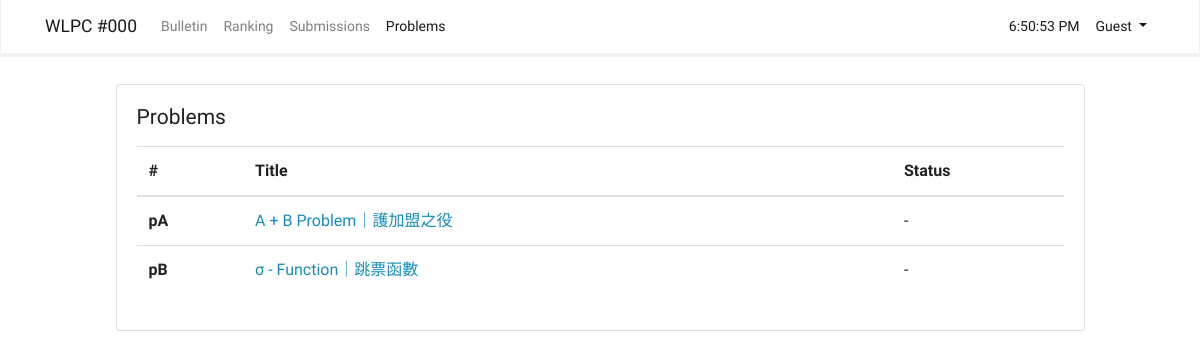
The page /problems on the database its author committed.
### app/models.py (models this page shows, shortened)
class Problem(db.Model):
    __tablename__ = 'problems'
    id = db.Column(db.Integer, primary_key = True)
    title = db.Column(db.String)
    abbr = db.Column(db.String)
    content = db.Column(db.Text)
    content_html = db.Column(db.Text)
    time_limit = db.Column(db.Integer)
    memory_limit = db.Column(db.Integer)
    scoring_script = db.Column(db.Text)
    test_datas = db.relationship('TestData', backref = 'problem')

### app/problem/views.py (the view)
@problem.route('/problems', methods = ['GET', 'POST'])
def problems():
    form = NewProblemField()
    if form.validate_on_submit():
        problem = Problem(abbr = form.abbr.data, title = form.title.data)
        db.session.add(problem)
        db.session.commit()
        return redirect(url_for('problem.show', pid = problem.id))
    problems = Problem.query.order_by(Problem.id).all()
    return render_template('problem/problems.html', current_time = datetime.utcnow(), form = form, problems = problems)

### app/templates/problem/problems.html (shortened to what this page needs)
{% extends "base.html" %}
{% import "_macros.html" as macros %}
{% block page_content %}
<div class="container" style="width: 90%">
    <div class="card">
        <div class="card-body">
            <h4 class="card-title mb-3">Problems</h4>
            <table class="table">
                <thead>
                    <tr>
                        <th scope="col">#</th>
                        <th scope="col" style="width:70%;">Title</th>
                        <th scope="col">Status</th>
                    </tr>
                </thead>
                <tbody>
                    {% for problem in problems %}
                    <tr>
                        <th>{{ problem.abbr }}</th>
                        <td><a href="{{ url_for('problem.show', pid = problem.id) }}">{{ problem.title }}</a></td>
                        <td>-</td>
                    </tr>
                    {% endfor %}
                </tbody>
            </table>
        </div>
    </div><br>
</div>
{% endblock %}

### rows shown on the page
Problem: abbr "pA", title "A + B Problem｜護加盟之役"
Problem: abbr "pB", title "σ - Function｜跳票函數"

### other values the page prints
{{ config['CONTEST'] }} "WLPC #000"
